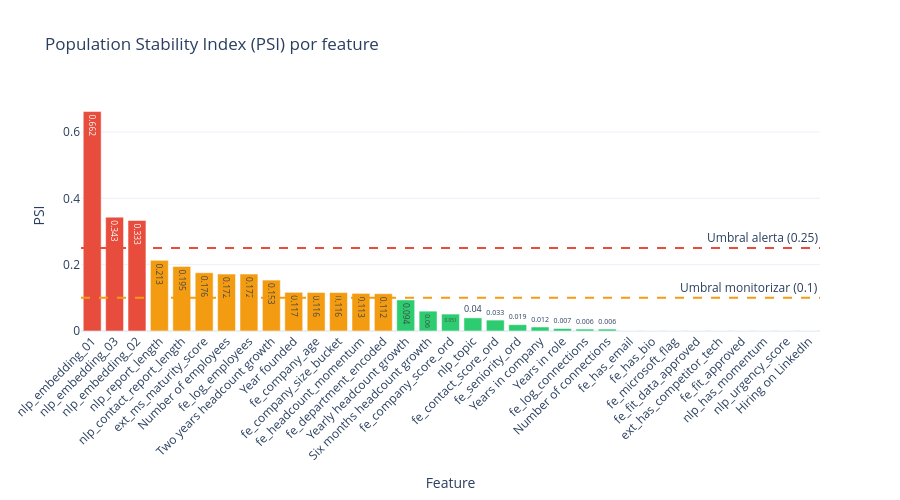

Notebook cell for this chart:
### Code cell
# Visualizar PSI
colors = ['#e74c3c' if s == 'ALERTA' else '#f39c12' if s == 'MONITORIZAR' else '#2ecc71'
          for s in psi_df['Status']]

fig = go.Figure()
fig.add_trace(go.Bar(
    x=psi_df['Feature'], y=psi_df['PSI'],
    marker_color=colors,
    text=psi_df['PSI'].round(3), textposition='auto'
))

# Lineas de umbral
fig.add_hline(y=0.1, line_dash='dash', line_color='#f39c12',
              annotation_text='Umbral monitorizar (0.1)')
fig.add_hline(y=0.25, line_dash='dash', line_color='#e74c3c',
              annotation_text='Umbral alerta (0.25)')

fig.update_layout(
    title='Population Stability Index (PSI) por feature',
    xaxis_title='Feature', yaxis_title='PSI',
    height=500, xaxis_tickangle=-45
)
fig.show()

### Figure 1 — Plotly figure (JSON) as saved in the notebook; plotly's stock layout.template omitted (floating-point values rounded to 4 significant figures)
{"data": [{"marker": {"color": ["#e74c3c", "#e74c3c", "#e74c3c", "#f39c12", "#f39c12", "#f39c12", "#f39c12", "#f39c12", "#f39c12", "#f39c12", "#f39c12", "#f39c12", "#f39c12", "#f39c12", "#2ecc71", "#2ecc71", "#2ecc71", "#2ecc71", "#2ecc71", "#2ecc71", "#2ecc71", "#2ecc71", "#2ecc71", "#2ecc71", "#2ecc71", "#2ecc71", "#2ecc71", "#2ecc71", "#2ecc71", "#2ecc71", "#2ecc71", "#2ecc71", "#2ecc71"]}, "text": [0.662, 0.343, 0.333, 0.213, 0.195, 0.176, 0.172, 0.172, 0.153, 0.117, 0.116, 0.116, 0.113, 0.112, 0.094, 0.06, 0.051, 0.04, 0.033, 0.019, 0.012, 0.007, 0.006, 0.006, 0.0, 0.0, 0.0, 0.0, 0.0, 0.0, 0.0, 0.0, 0.0], "textposition": "auto", "type": "bar", "x": ["nlp_embedding_01", "nlp_embedding_03", "nlp_embedding_02", "nlp_report_length", "nlp_contact_report_length", "ext_ms_maturity_score", "Number of employees", "fe_log_employees", "Two years headcount growth", "Year founded", "fe_company_age", "fe_company_size_bucket", "fe_headcount_momentum", "fe_department_encoded", "Yearly headcount growth", "Six months headcount growth", "fe_company_score_ord", "nlp_topic", "fe_contact_score_ord", "fe_seniority_ord", "Years in company", "Years in role", "fe_log_connections", "Number of connections", "fe_has_email", "fe_has_bio", "fe_microsoft_flag", "fe_fit_data_approved", "ext_has_competitor_tech", "fe_fit_approved", "nlp_has_momentum", "nlp_urgency_score", "Hiring on LinkedIn"], "y": [0.6616, 0.3432, 0.3334, 0.2129, 0.1948, 0.1757, 0.1716, 0.1716, 0.1535, 0.1166, 0.116, 0.1159, 0.1134, 0.1125, 0.09373, 0.05988, 0.051, 0.03955, 0.03292, 0.01908, 0.01204, 0.007494, 0.00578, 0.00578, 0.0, 0.0, 0.0, 0.0, 0.0, 0.0, 0.0, 0.0, 0.0]}], "layout": {"annotations": [{"showarrow": false, "text": "Umbral monitorizar (0.1)", "x": 1, "xanchor": "right", "xref": "x domain", "y": 0.1, "yanchor": "bottom", "yref": "y"}, {"showarrow": false, "text": "Umbral alerta (0.25)", "x": 1, "xanchor": "right", "xref": "x domain", "y": 0.25, "yanchor": "bottom", "yref": "y"}], "height": 500, "shapes": [{"line": {"color": "#f39c12", "dash": "dash"}, "type": "line", "x0": 0, "x1": 1, "xref": "x domain", "y0": 0.1, "y1": 0.1, "yref": "y"}, {"line": {"color": "#e74c3c", "dash": "dash"}, "type": "line", "x0": 0, "x1": 1, "xref": "x domain", "y0": 0.25, "y1": 0.25, "yref": "y"}], "title": {"text": "Population Stability Index (PSI) por feature"}, "xaxis": {"tickangle": -45, "title": {"text": "Feature"}}, "yaxis": {"title": {"text": "PSI"}}}}
